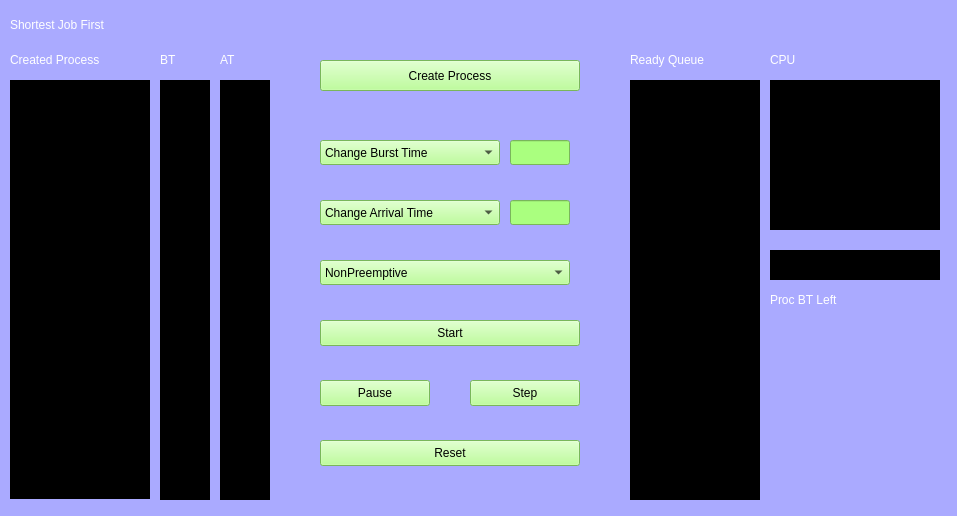
<?xml version="1.0" encoding="UTF-8"?>
<ui version="4.0">
 <class>sjf</class>
 <widget class="QWidget" name="sjf">
  <property name="geometry">
   <rect>
    <x>0</x>
    <y>0</y>
    <width>957</width>
    <height>516</height>
   </rect>
  </property>
  <property name="windowTitle">
   <string>Form</string>
  </property>
  <property name="styleSheet">
   <string notr="true">background-color: rgb(170, 170, 255);</string>
  </property>
  <widget class="QLabel" name="BurstTime1_7">
   <property name="geometry">
    <rect>
     <x>160</x>
     <y>260</y>
     <width>50</width>
     <height>30</height>
    </rect>
   </property>
   <property name="styleSheet">
    <string notr="true">background-color: rgb(0, 0, 0);
color: rgb(255, 255, 255);</string>
   </property>
   <property name="text">
    <string/>
   </property>
  </widget>
  <widget class="QLabel" name="ArrivalTime1_7">
   <property name="geometry">
    <rect>
     <x>220</x>
     <y>260</y>
     <width>50</width>
     <height>30</height>
    </rect>
   </property>
   <property name="styleSheet">
    <string notr="true">background-color: rgb(0, 0, 0);
color: rgb(255, 255, 255);</string>
   </property>
   <property name="text">
    <string/>
   </property>
  </widget>
  <widget class="QLabel" name="ReadyQ1_12">
   <property name="geometry">
    <rect>
     <x>630</x>
     <y>410</y>
     <width>130</width>
     <height>30</height>
    </rect>
   </property>
   <property name="styleSheet">
    <string notr="true">background-color: rgb(0, 0, 0);
color: rgb(255, 255, 255);</string>
   </property>
   <property name="text">
    <string/>
   </property>
  </widget>
  <widget class="QLabel" name="BurstTime1_14">
   <property name="geometry">
    <rect>
     <x>160</x>
     <y>470</y>
     <width>50</width>
     <height>30</height>
    </rect>
   </property>
   <property name="styleSheet">
    <string notr="true">background-color: rgb(0, 0, 0);
color: rgb(255, 255, 255);</string>
   </property>
   <property name="text">
    <string/>
   </property>
  </widget>
  <widget class="QLabel" name="BurstTime1_3">
   <property name="geometry">
    <rect>
     <x>160</x>
     <y>140</y>
     <width>50</width>
     <height>30</height>
    </rect>
   </property>
   <property name="styleSheet">
    <string notr="true">background-color: rgb(0, 0, 0);
color: rgb(255, 255, 255);</string>
   </property>
   <property name="text">
    <string/>
   </property>
  </widget>
  <widget class="QLabel" name="ReadyQ1_11">
   <property name="geometry">
    <rect>
     <x>630</x>
     <y>380</y>
     <width>130</width>
     <height>30</height>
    </rect>
   </property>
   <property name="styleSheet">
    <string notr="true">background-color: rgb(0, 0, 0);
color: rgb(255, 255, 255);</string>
   </property>
   <property name="text">
    <string/>
   </property>
  </widget>
  <widget class="QLabel" name="CPU">
   <property name="geometry">
    <rect>
     <x>770</x>
     <y>80</y>
     <width>170</width>
     <height>150</height>
    </rect>
   </property>
   <property name="styleSheet">
    <string notr="true">background-color: rgb(0, 0, 0);
font: 16pt &quot;Sans Serif&quot;;
color: rgb(255, 255, 255);</string>
   </property>
   <property name="text">
    <string/>
   </property>
  </widget>
  <widget class="QLabel" name="Process1_9">
   <property name="geometry">
    <rect>
     <x>10</x>
     <y>320</y>
     <width>140</width>
     <height>30</height>
    </rect>
   </property>
   <property name="styleSheet">
    <string notr="true">background-color: rgb(0, 0, 0);
color: rgb(255, 255, 255);</string>
   </property>
   <property name="text">
    <string/>
   </property>
  </widget>
  <widget class="QLabel" name="ReadyQ1_3">
   <property name="geometry">
    <rect>
     <x>630</x>
     <y>140</y>
     <width>130</width>
     <height>30</height>
    </rect>
   </property>
   <property name="styleSheet">
    <string notr="true">background-color: rgb(0, 0, 0);
color: rgb(255, 255, 255);</string>
   </property>
   <property name="text">
    <string/>
   </property>
  </widget>
  <widget class="QLabel" name="ArrivalTime1_14">
   <property name="geometry">
    <rect>
     <x>220</x>
     <y>470</y>
     <width>50</width>
     <height>30</height>
    </rect>
   </property>
   <property name="styleSheet">
    <string notr="true">background-color: rgb(0, 0, 0);
color: rgb(255, 255, 255);</string>
   </property>
   <property name="text">
    <string/>
   </property>
  </widget>
  <widget class="QLabel" name="ArrivalTime1_8">
   <property name="geometry">
    <rect>
     <x>220</x>
     <y>290</y>
     <width>50</width>
     <height>30</height>
    </rect>
   </property>
   <property name="styleSheet">
    <string notr="true">background-color: rgb(0, 0, 0);
color: rgb(255, 255, 255);</string>
   </property>
   <property name="text">
    <string/>
   </property>
  </widget>
  <widget class="QLabel" name="ArrivalTime1_13">
   <property name="geometry">
    <rect>
     <x>220</x>
     <y>440</y>
     <width>50</width>
     <height>30</height>
    </rect>
   </property>
   <property name="styleSheet">
    <string notr="true">background-color: rgb(0, 0, 0);
color: rgb(255, 255, 255);</string>
   </property>
   <property name="text">
    <string/>
   </property>
  </widget>
  <widget class="QComboBox" name="ChangeBT">
   <property name="geometry">
    <rect>
     <x>320</x>
     <y>140</y>
     <width>180</width>
     <height>25</height>
    </rect>
   </property>
   <property name="styleSheet">
    <string notr="true">background-color: rgb(170, 255, 127);</string>
   </property>
   <item>
    <property name="text">
     <string>Change Burst Time</string>
    </property>
   </item>
  </widget>
  <widget class="QPushButton" name="ResetSim">
   <property name="geometry">
    <rect>
     <x>320</x>
     <y>440</y>
     <width>260</width>
     <height>26</height>
    </rect>
   </property>
   <property name="styleSheet">
    <string notr="true">background-color: rgb(170, 255, 127);</string>
   </property>
   <property name="text">
    <string>Reset</string>
   </property>
  </widget>
  <widget class="QLabel" name="ReadyQ1_14">
   <property name="geometry">
    <rect>
     <x>630</x>
     <y>470</y>
     <width>130</width>
     <height>30</height>
    </rect>
   </property>
   <property name="styleSheet">
    <string notr="true">background-color: rgb(0, 0, 0);
color: rgb(255, 255, 255);</string>
   </property>
   <property name="text">
    <string/>
   </property>
  </widget>
  <widget class="QLineEdit" name="ArrivalTime">
   <property name="geometry">
    <rect>
     <x>510</x>
     <y>200</y>
     <width>60</width>
     <height>25</height>
    </rect>
   </property>
   <property name="styleSheet">
    <string notr="true">background-color: rgb(170, 255, 127);</string>
   </property>
  </widget>
  <widget class="QLabel" name="BurstTime1_5">
   <property name="geometry">
    <rect>
     <x>160</x>
     <y>200</y>
     <width>50</width>
     <height>30</height>
    </rect>
   </property>
   <property name="styleSheet">
    <string notr="true">background-color: rgb(0, 0, 0);
color: rgb(255, 255, 255);</string>
   </property>
   <property name="text">
    <string/>
   </property>
  </widget>
  <widget class="QLabel" name="ReadyQ1">
   <property name="geometry">
    <rect>
     <x>630</x>
     <y>80</y>
     <width>130</width>
     <height>30</height>
    </rect>
   </property>
   <property name="styleSheet">
    <string notr="true">background-color: rgb(0, 0, 0);
color: rgb(255, 255, 255);</string>
   </property>
   <property name="text">
    <string/>
   </property>
  </widget>
  <widget class="QPushButton" name="StartSim">
   <property name="geometry">
    <rect>
     <x>320</x>
     <y>320</y>
     <width>260</width>
     <height>26</height>
    </rect>
   </property>
   <property name="styleSheet">
    <string notr="true">background-color: rgb(170, 255, 127);</string>
   </property>
   <property name="text">
    <string>Start</string>
   </property>
  </widget>
  <widget class="QLabel" name="ReadyQ1_7">
   <property name="geometry">
    <rect>
     <x>630</x>
     <y>260</y>
     <width>130</width>
     <height>30</height>
    </rect>
   </property>
   <property name="styleSheet">
    <string notr="true">background-color: rgb(0, 0, 0);
color: rgb(255, 255, 255);</string>
   </property>
   <property name="text">
    <string/>
   </property>
  </widget>
  <widget class="QLabel" name="ArrivalTime1_9">
   <property name="geometry">
    <rect>
     <x>220</x>
     <y>320</y>
     <width>50</width>
     <height>30</height>
    </rect>
   </property>
   <property name="styleSheet">
    <string notr="true">background-color: rgb(0, 0, 0);
color: rgb(255, 255, 255);</string>
   </property>
   <property name="text">
    <string/>
   </property>
  </widget>
  <widget class="QPushButton" name="CreateProcess">
   <property name="geometry">
    <rect>
     <x>320</x>
     <y>60</y>
     <width>260</width>
     <height>31</height>
    </rect>
   </property>
   <property name="styleSheet">
    <string notr="true">background-color: rgb(170, 255, 127);</string>
   </property>
   <property name="text">
    <string>Create Process</string>
   </property>
  </widget>
  <widget class="QLabel" name="Process1_11">
   <property name="geometry">
    <rect>
     <x>10</x>
     <y>379</y>
     <width>140</width>
     <height>30</height>
    </rect>
   </property>
   <property name="styleSheet">
    <string notr="true">background-color: rgb(0, 0, 0);
color: rgb(255, 255, 255);</string>
   </property>
   <property name="text">
    <string/>
   </property>
  </widget>
  <widget class="QLabel" name="Process1_8">
   <property name="geometry">
    <rect>
     <x>10</x>
     <y>290</y>
     <width>140</width>
     <height>30</height>
    </rect>
   </property>
   <property name="styleSheet">
    <string notr="true">background-color: rgb(0, 0, 0);
color: rgb(255, 255, 255);</string>
   </property>
   <property name="text">
    <string/>
   </property>
  </widget>
  <widget class="QLabel" name="BurstTime1_6">
   <property name="geometry">
    <rect>
     <x>160</x>
     <y>230</y>
     <width>50</width>
     <height>30</height>
    </rect>
   </property>
   <property name="styleSheet">
    <string notr="true">background-color: rgb(0, 0, 0);
color: rgb(255, 255, 255);</string>
   </property>
   <property name="text">
    <string/>
   </property>
  </widget>
  <widget class="QLabel" name="ReadyQ1_5">
   <property name="geometry">
    <rect>
     <x>630</x>
     <y>200</y>
     <width>130</width>
     <height>30</height>
    </rect>
   </property>
   <property name="styleSheet">
    <string notr="true">background-color: rgb(0, 0, 0);
color: rgb(255, 255, 255);</string>
   </property>
   <property name="text">
    <string/>
   </property>
  </widget>
  <widget class="QLabel" name="label_6">
   <property name="geometry">
    <rect>
     <x>770</x>
     <y>50</y>
     <width>140</width>
     <height>20</height>
    </rect>
   </property>
   <property name="styleSheet">
    <string notr="true">color: rgb(255, 255, 255);
font: 12pt &quot;Sans Serif&quot;;</string>
   </property>
   <property name="text">
    <string>CPU</string>
   </property>
  </widget>
  <widget class="QLabel" name="BurstTime1_2">
   <property name="geometry">
    <rect>
     <x>160</x>
     <y>110</y>
     <width>50</width>
     <height>30</height>
    </rect>
   </property>
   <property name="styleSheet">
    <string notr="true">background-color: rgb(0, 0, 0);
color: rgb(255, 255, 255);</string>
   </property>
   <property name="text">
    <string/>
   </property>
  </widget>
  <widget class="QLabel" name="ReadyQ1_4">
   <property name="geometry">
    <rect>
     <x>630</x>
     <y>170</y>
     <width>130</width>
     <height>30</height>
    </rect>
   </property>
   <property name="styleSheet">
    <string notr="true">background-color: rgb(0, 0, 0);
color: rgb(255, 255, 255);</string>
   </property>
   <property name="text">
    <string/>
   </property>
  </widget>
  <widget class="QLabel" name="ReadyQ1_10">
   <property name="geometry">
    <rect>
     <x>630</x>
     <y>350</y>
     <width>130</width>
     <height>30</height>
    </rect>
   </property>
   <property name="styleSheet">
    <string notr="true">background-color: rgb(0, 0, 0);
color: rgb(255, 255, 255);</string>
   </property>
   <property name="text">
    <string/>
   </property>
  </widget>
  <widget class="QLabel" name="label_5">
   <property name="geometry">
    <rect>
     <x>630</x>
     <y>50</y>
     <width>140</width>
     <height>20</height>
    </rect>
   </property>
   <property name="styleSheet">
    <string notr="true">font: 12pt &quot;Sans Serif&quot;;
color: rgb(255, 255, 255);</string>
   </property>
   <property name="text">
    <string>Ready Queue</string>
   </property>
  </widget>
  <widget class="QLabel" name="ArrivalTime1_10">
   <property name="geometry">
    <rect>
     <x>220</x>
     <y>350</y>
     <width>50</width>
     <height>30</height>
    </rect>
   </property>
   <property name="styleSheet">
    <string notr="true">background-color: rgb(0, 0, 0);
color: rgb(255, 255, 255);</string>
   </property>
   <property name="text">
    <string/>
   </property>
  </widget>
  <widget class="QLabel" name="BurstTime1_4">
   <property name="geometry">
    <rect>
     <x>160</x>
     <y>170</y>
     <width>50</width>
     <height>30</height>
    </rect>
   </property>
   <property name="styleSheet">
    <string notr="true">background-color: rgb(0, 0, 0);
color: rgb(255, 255, 255);</string>
   </property>
   <property name="text">
    <string/>
   </property>
  </widget>
  <widget class="QLabel" name="ReadyQ1_8">
   <property name="geometry">
    <rect>
     <x>630</x>
     <y>290</y>
     <width>130</width>
     <height>30</height>
    </rect>
   </property>
   <property name="styleSheet">
    <string notr="true">background-color: rgb(0, 0, 0);
color: rgb(255, 255, 255);</string>
   </property>
   <property name="text">
    <string/>
   </property>
  </widget>
  <widget class="QLabel" name="BurstTime1">
   <property name="geometry">
    <rect>
     <x>160</x>
     <y>80</y>
     <width>50</width>
     <height>30</height>
    </rect>
   </property>
   <property name="styleSheet">
    <string notr="true">background-color: rgb(0, 0, 0);
color: rgb(255, 255, 255);</string>
   </property>
   <property name="text">
    <string/>
   </property>
  </widget>
  <widget class="QLabel" name="label_3">
   <property name="geometry">
    <rect>
     <x>160</x>
     <y>50</y>
     <width>50</width>
     <height>20</height>
    </rect>
   </property>
   <property name="styleSheet">
    <string notr="true">color: rgb(255, 255, 255);
font: 12pt &quot;Sans Serif&quot;;</string>
   </property>
   <property name="text">
    <string>BT</string>
   </property>
  </widget>
  <widget class="QLabel" name="ArrivalTime1_3">
   <property name="geometry">
    <rect>
     <x>220</x>
     <y>140</y>
     <width>50</width>
     <height>30</height>
    </rect>
   </property>
   <property name="styleSheet">
    <string notr="true">background-color: rgb(0, 0, 0);
color: rgb(255, 255, 255);</string>
   </property>
   <property name="text">
    <string/>
   </property>
  </widget>
  <widget class="QLabel" name="ArrivalTime1">
   <property name="geometry">
    <rect>
     <x>220</x>
     <y>80</y>
     <width>50</width>
     <height>30</height>
    </rect>
   </property>
   <property name="styleSheet">
    <string notr="true">background-color: rgb(0, 0, 0);
color: rgb(255, 255, 255);</string>
   </property>
   <property name="text">
    <string/>
   </property>
  </widget>
  <widget class="QLabel" name="BurstTime1_13">
   <property name="geometry">
    <rect>
     <x>160</x>
     <y>440</y>
     <width>50</width>
     <height>30</height>
    </rect>
   </property>
   <property name="styleSheet">
    <string notr="true">background-color: rgb(0, 0, 0);
color: rgb(255, 255, 255);</string>
   </property>
   <property name="text">
    <string/>
   </property>
  </widget>
  <widget class="QLabel" name="BurstTime1_8">
   <property name="geometry">
    <rect>
     <x>160</x>
     <y>290</y>
     <width>50</width>
     <height>30</height>
    </rect>
   </property>
   <property name="styleSheet">
    <string notr="true">background-color: rgb(0, 0, 0);
color: rgb(255, 255, 255);</string>
   </property>
   <property name="text">
    <string/>
   </property>
  </widget>
  <widget class="QLabel" name="ArrivalTime1_11">
   <property name="geometry">
    <rect>
     <x>220</x>
     <y>380</y>
     <width>50</width>
     <height>30</height>
    </rect>
   </property>
   <property name="styleSheet">
    <string notr="true">background-color: rgb(0, 0, 0);
color: rgb(255, 255, 255);</string>
   </property>
   <property name="text">
    <string/>
   </property>
  </widget>
  <widget class="QLabel" name="Process1_2">
   <property name="geometry">
    <rect>
     <x>10</x>
     <y>110</y>
     <width>140</width>
     <height>30</height>
    </rect>
   </property>
   <property name="styleSheet">
    <string notr="true">background-color: rgb(0, 0, 0);
color: rgb(255, 255, 255);</string>
   </property>
   <property name="text">
    <string/>
   </property>
  </widget>
  <widget class="QLabel" name="Process1_6">
   <property name="geometry">
    <rect>
     <x>10</x>
     <y>230</y>
     <width>140</width>
     <height>30</height>
    </rect>
   </property>
   <property name="styleSheet">
    <string notr="true">background-color: rgb(0, 0, 0);
color: rgb(255, 255, 255);</string>
   </property>
   <property name="text">
    <string/>
   </property>
  </widget>
  <widget class="QLineEdit" name="BurstTime">
   <property name="geometry">
    <rect>
     <x>510</x>
     <y>140</y>
     <width>60</width>
     <height>25</height>
    </rect>
   </property>
   <property name="styleSheet">
    <string notr="true">background-color: rgb(170, 255, 127);</string>
   </property>
  </widget>
  <widget class="QLabel" name="ArrivalTime1_12">
   <property name="geometry">
    <rect>
     <x>220</x>
     <y>410</y>
     <width>50</width>
     <height>30</height>
    </rect>
   </property>
   <property name="styleSheet">
    <string notr="true">background-color: rgb(0, 0, 0);
color: rgb(255, 255, 255);</string>
   </property>
   <property name="text">
    <string/>
   </property>
  </widget>
  <widget class="QLabel" name="ReadyQ1_2">
   <property name="geometry">
    <rect>
     <x>630</x>
     <y>110</y>
     <width>130</width>
     <height>30</height>
    </rect>
   </property>
   <property name="styleSheet">
    <string notr="true">background-color: rgb(0, 0, 0);
color: rgb(255, 255, 255);</string>
   </property>
   <property name="text">
    <string/>
   </property>
  </widget>
  <widget class="QLabel" name="ArrivalTime1_4">
   <property name="geometry">
    <rect>
     <x>220</x>
     <y>170</y>
     <width>50</width>
     <height>30</height>
    </rect>
   </property>
   <property name="styleSheet">
    <string notr="true">background-color: rgb(0, 0, 0);
color: rgb(255, 255, 255);</string>
   </property>
   <property name="text">
    <string/>
   </property>
  </widget>
  <widget class="QPushButton" name="PauseSim">
   <property name="geometry">
    <rect>
     <x>320</x>
     <y>380</y>
     <width>110</width>
     <height>26</height>
    </rect>
   </property>
   <property name="styleSheet">
    <string notr="true">background-color: rgb(170, 255, 127);</string>
   </property>
   <property name="text">
    <string>Pause</string>
   </property>
  </widget>
  <widget class="QLabel" name="Process1_4">
   <property name="geometry">
    <rect>
     <x>10</x>
     <y>170</y>
     <width>140</width>
     <height>30</height>
    </rect>
   </property>
   <property name="styleSheet">
    <string notr="true">background-color: rgb(0, 0, 0);
color: rgb(255, 255, 255);</string>
   </property>
   <property name="text">
    <string/>
   </property>
  </widget>
  <widget class="QLabel" name="label_2">
   <property name="geometry">
    <rect>
     <x>10</x>
     <y>50</y>
     <width>140</width>
     <height>20</height>
    </rect>
   </property>
   <property name="styleSheet">
    <string notr="true">color: rgb(255, 255, 255);
font: 12pt &quot;Sans Serif&quot;;</string>
   </property>
   <property name="text">
    <string>Created Process</string>
   </property>
  </widget>
  <widget class="QLabel" name="BurstTime1_9">
   <property name="geometry">
    <rect>
     <x>160</x>
     <y>320</y>
     <width>50</width>
     <height>30</height>
    </rect>
   </property>
   <property name="styleSheet">
    <string notr="true">background-color: rgb(0, 0, 0);
color: rgb(255, 255, 255);</string>
   </property>
   <property name="text">
    <string/>
   </property>
  </widget>
  <widget class="QLabel" name="Process1_10">
   <property name="geometry">
    <rect>
     <x>10</x>
     <y>350</y>
     <width>140</width>
     <height>30</height>
    </rect>
   </property>
   <property name="styleSheet">
    <string notr="true">background-color: rgb(0, 0, 0);
color: rgb(255, 255, 255);</string>
   </property>
   <property name="text">
    <string/>
   </property>
  </widget>
  <widget class="QComboBox" name="ChangeAT">
   <property name="geometry">
    <rect>
     <x>320</x>
     <y>200</y>
     <width>180</width>
     <height>25</height>
    </rect>
   </property>
   <property name="styleSheet">
    <string notr="true">background-color: rgb(170, 255, 127);</string>
   </property>
   <item>
    <property name="text">
     <string>Change Arrival Time</string>
    </property>
   </item>
  </widget>
  <widget class="QLabel" name="Process1_3">
   <property name="geometry">
    <rect>
     <x>10</x>
     <y>140</y>
     <width>140</width>
     <height>30</height>
    </rect>
   </property>
   <property name="styleSheet">
    <string notr="true">background-color: rgb(0, 0, 0);
color: rgb(255, 255, 255);</string>
   </property>
   <property name="text">
    <string/>
   </property>
  </widget>
  <widget class="QLabel" name="Process1_7">
   <property name="geometry">
    <rect>
     <x>10</x>
     <y>260</y>
     <width>140</width>
     <height>30</height>
    </rect>
   </property>
   <property name="styleSheet">
    <string notr="true">background-color: rgb(0, 0, 0);
color: rgb(255, 255, 255);</string>
   </property>
   <property name="text">
    <string/>
   </property>
  </widget>
  <widget class="QLabel" name="ArrivalTime1_5">
   <property name="geometry">
    <rect>
     <x>220</x>
     <y>200</y>
     <width>50</width>
     <height>30</height>
    </rect>
   </property>
   <property name="styleSheet">
    <string notr="true">background-color: rgb(0, 0, 0);
color: rgb(255, 255, 255);</string>
   </property>
   <property name="text">
    <string/>
   </property>
  </widget>
  <widget class="QLabel" name="Process1_5">
   <property name="geometry">
    <rect>
     <x>10</x>
     <y>200</y>
     <width>140</width>
     <height>30</height>
    </rect>
   </property>
   <property name="styleSheet">
    <string notr="true">background-color: rgb(0, 0, 0);
color: rgb(255, 255, 255);</string>
   </property>
   <property name="text">
    <string/>
   </property>
  </widget>
  <widget class="QLabel" name="BurstTime1_10">
   <property name="geometry">
    <rect>
     <x>160</x>
     <y>350</y>
     <width>50</width>
     <height>30</height>
    </rect>
   </property>
   <property name="styleSheet">
    <string notr="true">background-color: rgb(0, 0, 0);
color: rgb(255, 255, 255);</string>
   </property>
   <property name="text">
    <string/>
   </property>
  </widget>
  <widget class="QLabel" name="label_7">
   <property name="geometry">
    <rect>
     <x>770</x>
     <y>290</y>
     <width>110</width>
     <height>20</height>
    </rect>
   </property>
   <property name="styleSheet">
    <string notr="true">color: rgb(255, 255, 255);
font: 12pt &quot;Sans Serif&quot;;</string>
   </property>
   <property name="text">
    <string>Proc BT Left</string>
   </property>
  </widget>
  <widget class="QLabel" name="label_4">
   <property name="geometry">
    <rect>
     <x>220</x>
     <y>50</y>
     <width>50</width>
     <height>20</height>
    </rect>
   </property>
   <property name="styleSheet">
    <string notr="true">color: rgb(255, 255, 255);
font: 12pt &quot;Sans Serif&quot;;</string>
   </property>
   <property name="text">
    <string>AT</string>
   </property>
  </widget>
  <widget class="QLabel" name="ArrivalTime1_6">
   <property name="geometry">
    <rect>
     <x>220</x>
     <y>230</y>
     <width>50</width>
     <height>30</height>
    </rect>
   </property>
   <property name="styleSheet">
    <string notr="true">background-color: rgb(0, 0, 0);
color: rgb(255, 255, 255);</string>
   </property>
   <property name="text">
    <string/>
   </property>
  </widget>
  <widget class="QLabel" name="ArrivalTime1_2">
   <property name="geometry">
    <rect>
     <x>220</x>
     <y>110</y>
     <width>50</width>
     <height>30</height>
    </rect>
   </property>
   <property name="styleSheet">
    <string notr="true">background-color: rgb(0, 0, 0);
color: rgb(255, 255, 255);</string>
   </property>
   <property name="text">
    <string/>
   </property>
  </widget>
  <widget class="QLabel" name="BTTimerLeft">
   <property name="geometry">
    <rect>
     <x>770</x>
     <y>250</y>
     <width>170</width>
     <height>30</height>
    </rect>
   </property>
   <property name="styleSheet">
    <string notr="true">background-color: rgb(0, 0, 0);
font: 16pt &quot;Sans Serif&quot;;
color: rgb(255, 255, 255);</string>
   </property>
   <property name="text">
    <string/>
   </property>
  </widget>
  <widget class="QLabel" name="label">
   <property name="geometry">
    <rect>
     <x>10</x>
     <y>10</y>
     <width>650</width>
     <height>30</height>
    </rect>
   </property>
   <property name="styleSheet">
    <string notr="true">font: 24pt &quot;Sans Serif&quot;;
color: rgb(255, 255, 255);</string>
   </property>
   <property name="text">
    <string>Shortest Job First</string>
   </property>
  </widget>
  <widget class="QLabel" name="Process1">
   <property name="geometry">
    <rect>
     <x>10</x>
     <y>80</y>
     <width>140</width>
     <height>30</height>
    </rect>
   </property>
   <property name="styleSheet">
    <string notr="true">background-color: rgb(0, 0, 0);
color: rgb(255, 255, 255);</string>
   </property>
   <property name="text">
    <string/>
   </property>
  </widget>
  <widget class="QLabel" name="BurstTime1_11">
   <property name="geometry">
    <rect>
     <x>160</x>
     <y>380</y>
     <width>50</width>
     <height>30</height>
    </rect>
   </property>
   <property name="styleSheet">
    <string notr="true">background-color: rgb(0, 0, 0);
color: rgb(255, 255, 255);</string>
   </property>
   <property name="text">
    <string/>
   </property>
  </widget>
  <widget class="QLabel" name="Process1_12">
   <property name="geometry">
    <rect>
     <x>10</x>
     <y>409</y>
     <width>140</width>
     <height>30</height>
    </rect>
   </property>
   <property name="styleSheet">
    <string notr="true">background-color: rgb(0, 0, 0);
color: rgb(255, 255, 255);</string>
   </property>
   <property name="text">
    <string/>
   </property>
  </widget>
  <widget class="QLabel" name="ReadyQ1_9">
   <property name="geometry">
    <rect>
     <x>630</x>
     <y>320</y>
     <width>130</width>
     <height>30</height>
    </rect>
   </property>
   <property name="styleSheet">
    <string notr="true">background-color: rgb(0, 0, 0);
color: rgb(255, 255, 255);</string>
   </property>
   <property name="text">
    <string/>
   </property>
  </widget>
  <widget class="QLabel" name="ReadyQ1_6">
   <property name="geometry">
    <rect>
     <x>630</x>
     <y>230</y>
     <width>130</width>
     <height>30</height>
    </rect>
   </property>
   <property name="styleSheet">
    <string notr="true">background-color: rgb(0, 0, 0);
color: rgb(255, 255, 255);</string>
   </property>
   <property name="text">
    <string/>
   </property>
  </widget>
  <widget class="QLabel" name="ReadyQ1_13">
   <property name="geometry">
    <rect>
     <x>630</x>
     <y>440</y>
     <width>130</width>
     <height>30</height>
    </rect>
   </property>
   <property name="styleSheet">
    <string notr="true">background-color: rgb(0, 0, 0);
color: rgb(255, 255, 255);</string>
   </property>
   <property name="text">
    <string/>
   </property>
  </widget>
  <widget class="QLabel" name="Process1_13">
   <property name="geometry">
    <rect>
     <x>10</x>
     <y>439</y>
     <width>140</width>
     <height>30</height>
    </rect>
   </property>
   <property name="styleSheet">
    <string notr="true">background-color: rgb(0, 0, 0);
color: rgb(255, 255, 255);</string>
   </property>
   <property name="text">
    <string/>
   </property>
  </widget>
  <widget class="QLabel" name="Process1_14">
   <property name="geometry">
    <rect>
     <x>10</x>
     <y>469</y>
     <width>140</width>
     <height>30</height>
    </rect>
   </property>
   <property name="styleSheet">
    <string notr="true">background-color: rgb(0, 0, 0);
color: rgb(255, 255, 255);</string>
   </property>
   <property name="text">
    <string/>
   </property>
  </widget>
  <widget class="QLabel" name="BurstTime1_12">
   <property name="geometry">
    <rect>
     <x>160</x>
     <y>410</y>
     <width>50</width>
     <height>30</height>
    </rect>
   </property>
   <property name="styleSheet">
    <string notr="true">background-color: rgb(0, 0, 0);
color: rgb(255, 255, 255);</string>
   </property>
   <property name="text">
    <string/>
   </property>
  </widget>
  <widget class="QPushButton" name="StepSim">
   <property name="geometry">
    <rect>
     <x>470</x>
     <y>380</y>
     <width>110</width>
     <height>26</height>
    </rect>
   </property>
   <property name="styleSheet">
    <string notr="true">background-color: rgb(170, 255, 127);</string>
   </property>
   <property name="text">
    <string>Step</string>
   </property>
  </widget>
  <widget class="QComboBox" name="Preemptiveness">
   <property name="geometry">
    <rect>
     <x>320</x>
     <y>260</y>
     <width>250</width>
     <height>25</height>
    </rect>
   </property>
   <property name="styleSheet">
    <string notr="true">background-color: rgb(170, 255, 127);</string>
   </property>
   <item>
    <property name="text">
     <string>NonPreemptive</string>
    </property>
   </item>
   <item>
    <property name="text">
     <string>Preemptive</string>
    </property>
   </item>
  </widget>
 </widget>
 <resources/>
 <connections/>
</ui>
